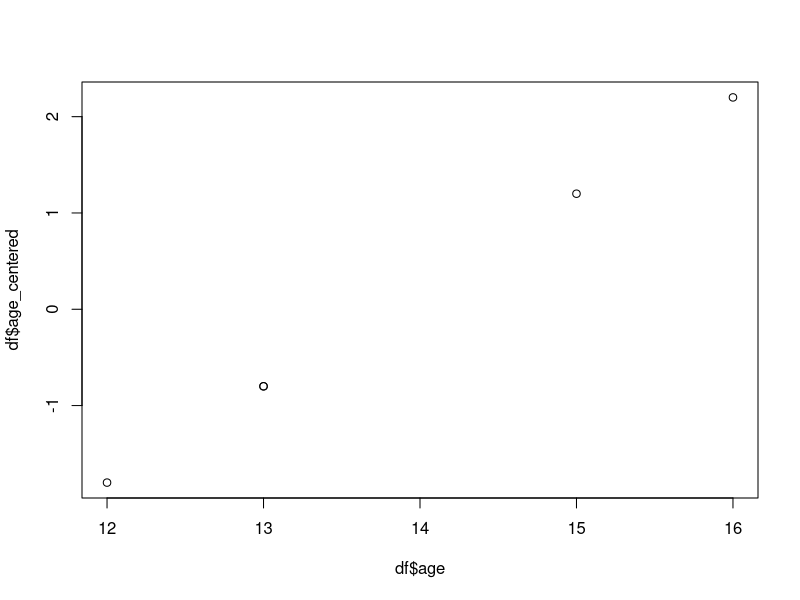
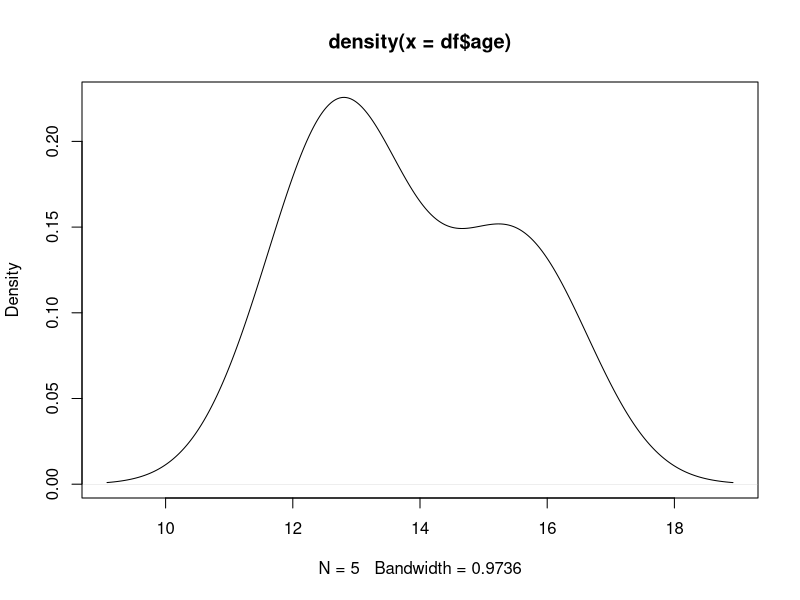

The R source for these figures, in order:
# Week 1: R Basics

# This is an R script file. Next week, we'll cover .Rmd files.

########### Running code, assigning values to objects

# You can get output by simply typing into the console, or running (part of) a script file.
# You can run a line of code with the top right button, or Ctrl+Enter (see Tools -> Keyboard Shortcuts Help).
# Output is shown in the console (.R files, such as this), or in the editor (.Rmd files).
5+5

# Assign value (10) to object (x) with the arrow.  
# You can choose object names quite freely, but it's best to avoid e.g. function names (mean, sd).  
# Object names should start with a letter, and can contain letters, numbers, _ and .
# See Environment tab in RStudio!  
x <- 10 

# note: you could just as well use 10 -> x

# Print the object by just typing its name  
x

# Print the type of object
class(x)

# Add a number to it
x + 5

# Create a new object based on x  
y <- 2*x


########### Vectors and functions

# The basic data type of R is a vector, created with c().  
# Let's create a vector named "age", with 5 elements:  
age <- c(13, 15, 12, 13, 16)


# Functions in R are of the form function_name(argument)  
#  Some basic functions:  
length(age)
mean(age)

summary(age)
str(age) # shows structure of the vector: type, length, first values

# Output from functions can also be saved to objects  
mean_age <- mean(age)

# The value of an object can be printed with text using e.g. the paste() function
paste("Mean age:", mean_age)

# Concatenate vectors with c(): here, we combine one new element (x) with the age vector
new_age <- c(age, x)
new_age
length(new_age)

#### Accessing the elements of a vector
# You can access individual elements of a vector with indices; indexing in R starts from 1  

age[1]
age[3]
age[1:3] # print elements 1-3
age[-5] # print all but element 5
age[-length(age)]

# You can print elements that fulfill a condition, by using logical values
# which ages are above 13?
age > 13
cond <- (age > 13) 
age[cond]

# Above, cond is a logical vector, i.e. it consists of TRUE/FALSE values only. 

# There are also character (categorical) vectors. Remember to use quotes!
firstname <- c("John", "Mark", "Jane", "Alice", "Sophie")

# Print the structure of the vector
str(firstname)

# Be careful when combining different types of elements
combined <- c(age, firstname)

mean(combined[1:5])

########### From vectors to data frames

# Multiple vectors can be combined into a data frame. It will also show up in the Environment tab.  

df <- data.frame(age, firstname) # new variable names can be assigned: data.frame(age_mod = age, firstname_mod = firstname)
str(df)

# Print your data frame
df

# or click on the name in the Environment tab


### Data wrangling: base R vs tidyverse
# Tidyverse is an alternative library to base R (the traditional style of R code), 
# aiming for more readable and understandable code.
# Even if base R solutions may sometimes be shorter, they are usually uglier and/or less clear. 
# Below are some examples with both styles. It's good to have an idea of the logic of base R; 
# however, this course will focus on using tidyverse functions for data wrangling.  

#### Base R
# Access variable of data frame
df$age

# Make new variable (here, centered age values)  
df$age_centered <- (df$age - mean(df$age))

df

# Select variables age and age_centered
df[c(1,3)] # same as df[ , c(1,3)]
# what would happen with df[c(1,3),] 

df[c("age", "age_centered")] 

# Select variables that start with "age"; need to be careful with brackets
df[grepl("^age", names(df))] # this uses a thing called regular expressions
# see help page with ?grepl

#### Same in tidyverse

# install.packages("tidyverse") # install the package
library(tidyverse) # load tidyverse 

# Make age_centered variable with the mutate() function  
df <- mutate(df, age_centered = age - mean(age))

# Select variables age and age_centered  
select(df, age, age_centered)

# Select variables that start with "age"
select(df, starts_with("age"))

##### Pipe operator
# Using the pipe operator %>% enhances readability of your code. 
# It essentially means that whatever comes before the pipe is used as the first argument of the function 
# that comes after the pipe.  
# For example, variables would be selected like this:  
df %>% select(age, age_centered) 

# Or an even simpler example:  
age %>% mean # instead of mean(age)

# The benefits of the pipe operator become more obvious when we need to carry out many operations in sequence.  
# The code below:  
# 1. takes the data frame
# 2. creates a new variable with mutate()  
# 3. filters rows of the data frame with filter()  
# 4. groups the data frame by gender with group_by()  
# 5. computes mean age by gender with summarise()  
# (it's common to use line breaks after each pipe)  

df %>% 
  mutate(gender = c('Male', 'Male', 'Female', 'Female', 'Female')) %>% 
  filter(age >= 13) %>% # filter ages greater than or equal to 13
  group_by(gender) %>% # group by gender
  summarise(age = mean(age)) # find mean age by gender

# It's quite easy to understand what is going on by just reading the code (but don't worry if it isn't just yet!), 
# because you can guess what a tidyverse function does based on its name, and the pipe operator
# helps you to perceive the order of the steps.


## What about figures?

# Base R also has its own plotting functions, which are handy for quick and simple visualizations, 
# but the code becomes messy if you want to make your plots look nice (which we will). 
# That is why we won't go deeper into base R plotting during this course, but will instead focus on the ggplot2 library 
# (part of tidyverse).  

# Here's an ugly base R plot that you will learn to make nicer with ggplot2:  
  
plot(df$age, df$age_centered)

plot(density(df$age))

